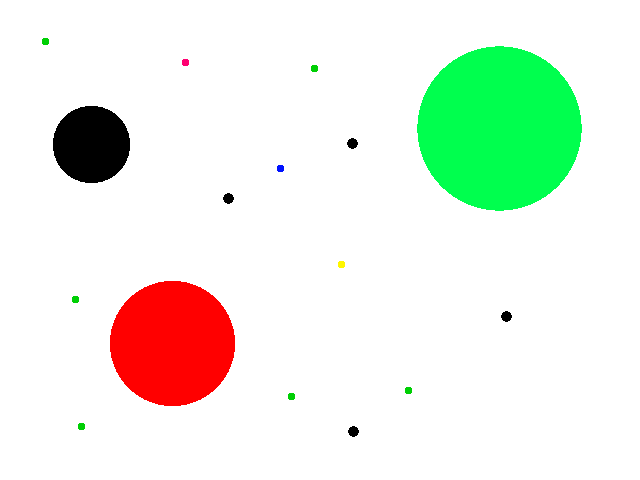
#> input picture circles.png, 640 x 480 px
$ python teste.py --image circles.png
#> lines starting #> are read from the running program, lines starting #| are printed output that depends on the picture
import numpy as np
import cv2
import argparse

ap = argparse.ArgumentParser()
ap.add_argument("-i", "--image", required = True, help = "path")
args = vars(ap.parse_args())

img = cv2.imread("circles.png")
#> img is the input picture: shape (480, 640, 3); mean B, G, R 228.1, 240.5, 233
saida = img.copy()
cinza = cv2.cvtColor(img, cv2.COLOR_BGR2GRAY)
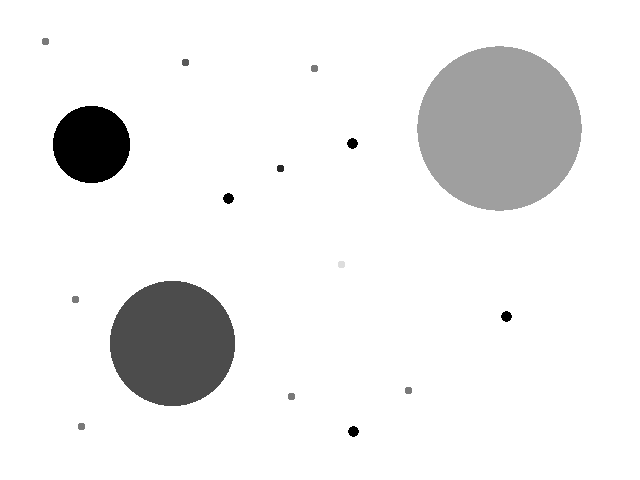
#> cinza: shape (480, 640); min 0, max 255, mean 236.8

circulo = cv2.HoughCircles(cinza, cv2.HOUGH_GRADIENT, 1.2, 10)
#> circulo = None

if circulo is not None:
    circulo = np.round(circulo[0,:]).astype("int")

    for(x, y, r) in circulo:
        cv2.circle(saida, (x, y), r, (0, 255, 0), 4)

    cv2.imshow("saida", np.hstack([img, saida]))
    cv2.waitKey(0)

print(circulo)
#| None
